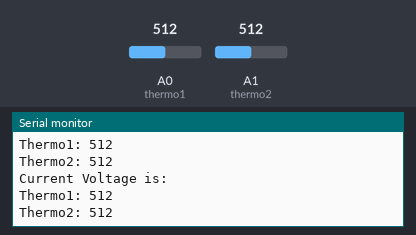
Bench run of a sketch on a simulated Arduino Uno, built with avr-gcc and run on an emulated ATmega328P. On the bench: the last lines printed to the serial monitor. Inputs (shaded band) come from the test bench; at power-on: A0 (thermo1) = 512, A1 (thermo2) = 512.

Above: at 1.8 s.
1.9 s: A0 (thermo1) set to 716
At 2.5 s:
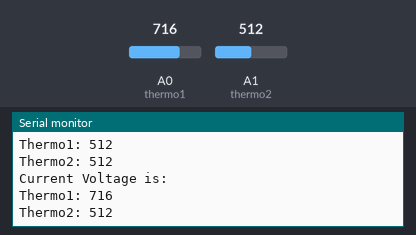
3.4 s: A1 (thermo2) set to 716
At 4.7 s:
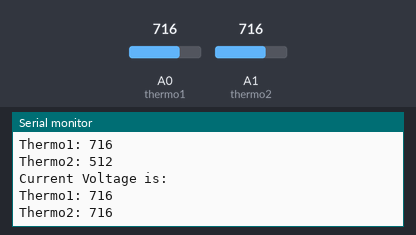
4.9 s: A0 (thermo1) set to 900
At 5.8 s:
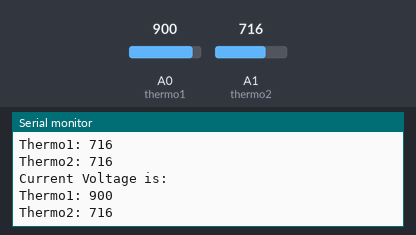
6.4 s: A1 (thermo2) set to 900
At 7.6 s:
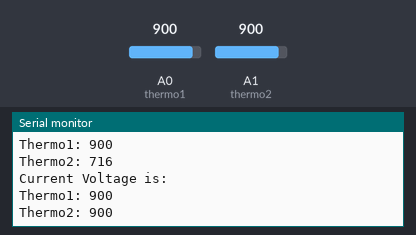
Timing chart, 0 to 8.9 s (numbered marks = the images above; inputs shaded):
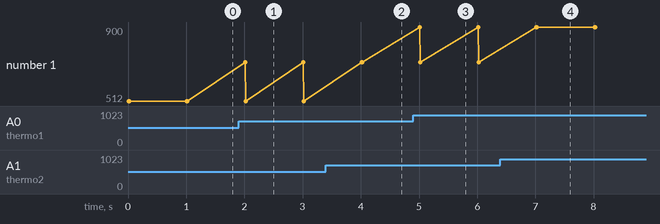

Measured:
- after the input at 1.9 s, the serial monitor: prints a new line after 0.11 s (image 1)
- after the input at 3.4 s, the serial monitor: prints a new line after 0.62 s (image 2)
- after the input at 4.9 s, the serial monitor: prints a new line after 0.12 s (image 3)
- after the input at 6.4 s, the serial monitor: prints a new line after 0.62 s (image 4)

The sketch:

Thermocopluer_testing.ino
```cpp
//Simple Looped Code for reading the Voltage recieved from the Thermocouplers

void setup() {

  #define thermo1 A0 //Thermo on Analog A0
  #define thermo2 A1 //Thermo on Analog A1
  Serial.begin(19200); //Displays Serial Data on Arduino IDE through 19200

}
void loop() {

  Serial.println("Current Voltage is:");
  Serial.print("Thermo1: ");
  Serial.println(analogRead(thermo1));
  Serial.print("Thermo2: ");
  Serial.println(analogRead(thermo2));
  delay(1000); //Waits for 1 second before reading again (1000 = 1sec)
}
```
